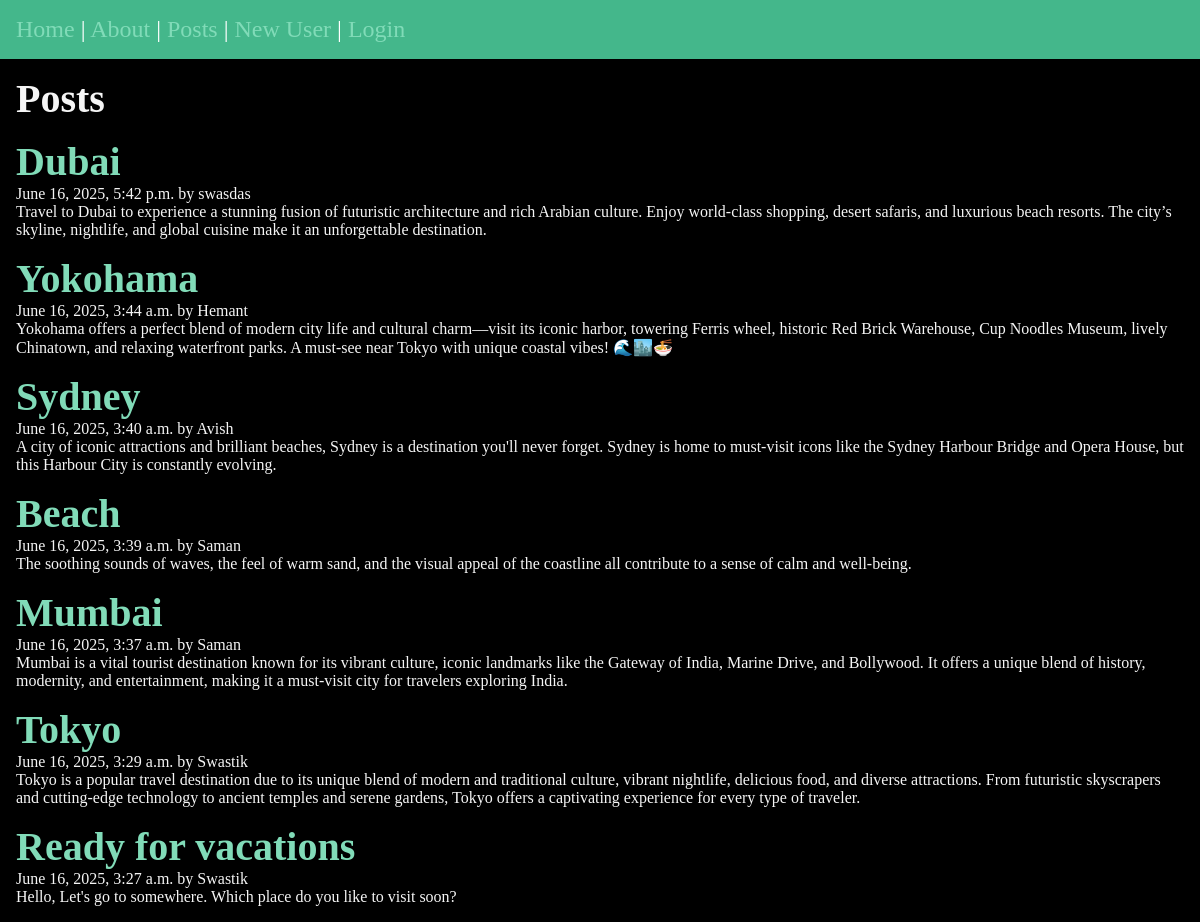
/posts/, run on the app's committed database.
### posts/models.py (models this page shows, shortened)
class Post(models.Model):
    title = models.CharField(max_length=75)
    body = models.TextField()
    url_key = models.SlugField()
    date = models.DateTimeField(auto_now_add=True)
    banner = models.ImageField(default='default.png', blank=True)
    author = models.ForeignKey(User, on_delete=models.CASCADE, default=None) # if user deleted, all posts gets deleted (cascade)

### posts/views.py (the view)
# urls.py: path("", views.posts_list, name="list"),
def posts_list(request):
    posts = Post.objects.all().order_by('-date') # posts in Desc order by date ~ latest posts will come first
    return render(request, 'posts/posts_list.html', {'posts' : posts})

### posts/templates/posts/posts_list.html (shortened to what this page needs)
{% extends "layout.html" %}
{% block content %}
    <section>
        <h1>Posts</h1>
        {% for post in posts %}
            <article>
                <h2>
                    <a href="{% url 'posts:page' url_key=post.url_key %}">
                        {{ post.title }}
                    </a>
                </h2>
                <p>{{ post.date }} by {{ post.author }} </p>
                <p>{{ post.body }}</p>
            </article>
        {% endfor %}
    </section>
{% endblock %}

### templates/layout.html (shortened to what this page needs)
<!DOCTYPE html>
{% load static %}
<html lang="en">
<head>
    <link rel="stylesheet" href="{% static 'css/style.css' %}">
</head>
<body>
    <nav>
        <a href="/">
            <span role="img" aria-label="Home" title="Home">
                Home
            </span>
        </a> |
        <a href="/about">
            <span role="img" aria-label="About" title="About TravelTales">
                About
            </span>
        </a> |
        <a href="{% url 'posts:list' %}" title="log">
            <span role="img" aria-label="Posts">
                Posts
            </span>
        </a> |
        {% if user.is_authenticated %}
            <a href="{% url 'posts:new-post' %}" title="Add New Post in TravelTales">
                {% comment %} above url came from 'app_name:path-name' from posts -> url.py {% endcomment %}
                <span role="img" aria-label="New Post">
                    New Post
                </span>
            </a>  |
            <form class="logout" action="{% url 'users:logout' %}" method="post">
                {% comment %} above url came from 'app_name:path-name' from users -> url.py {% endcomment %}
                {% csrf_token %}
                <button class="logout-button" aria-label="User Logout" title="User Logout">
                    Logout
                </button>
            </form>
        {% else %}
            <a href="{% url 'users:register' %}" title="Register New User">
                <span role="img" aria-label="User Registeration">
                    New User
                </span>
            </a> |
            <a href="{% url 'users:login' %}" title="User Login">
                <span role="img" aria-label="User Login">
                    Login
                </span>
            </a>
        {% endif %}
    </nav>
    <main>
        {% block content %}
        {% endblock %}
    </main>
</body>
</html>

### static/css/style.css (style rules this page uses)
* { margin: 0; padding: 0; box-sizing: border-box; }
body { min-height: 100vh; background-color: black; color: whitesmoke; font-size: 3rem; }
nav { padding: 1rem; background-color: #44B78B; color: white; font-size: 1.5rem; }
main { padding: 1rem; }
section { display: flex; flex-flow: column; gap: 1rem; }
h1, h2 { font-size: 2.5rem; }
p { font-size: 1rem; }
a { text-decoration: none; color: #81dbb8; }

### data on the page
Post: title "Dubai", date "June 16, 2025, 5:42 p.m.", author "swasdas", body "Travel to Dubai to experience a stunning fusion of futuristic architecture and rich Arabian culture. Enjoy world-class shopping, desert safaris, and luxurious beach resorts. The city’s skyline, nightlife, and global cuisine make it an unforgettable destination."
Post: title "Yokohama", date "June 16, 2025, 3:44 a.m.", author "Hemant", body "Yokohama offers a perfect blend of modern city life and cultural charm—visit its iconic harbor, towering Ferris wheel, historic Red Brick Warehouse, Cup Noodles Museum, lively Chinatown, and relaxing waterfront parks. A must-see near Tokyo with unique coastal vibes! 🌊🏙️🍜"
Post: title "Sydney", date "June 16, 2025, 3:40 a.m.", author "Avish", body "A city of iconic attractions and brilliant beaches, Sydney is a destination you'll never forget. Sydney is home to must-visit icons like the Sydney Harbour Bridge and Opera House, but this Harbour City is constantly evolving."
Post: title "Beach", date "June 16, 2025, 3:39 a.m.", author "Saman", body "The soothing sounds of waves, the feel of warm sand, and the visual appeal of the coastline all contribute to a sense of calm and well-being."
Post: title "Mumbai", date "June 16, 2025, 3:37 a.m.", author "Saman", body "Mumbai is a vital tourist destination known for its vibrant culture, iconic landmarks like the Gateway of India, Marine Drive, and Bollywood. It offers a unique blend of history, modernity, and entertainment, making it a must-visit city for travelers exploring India."
Post: title "Tokyo", date "June 16, 2025, 3:29 a.m.", author "Swastik", body "Tokyo is a popular travel destination due to its unique blend of modern and traditional culture, vibrant nightlife, delicious food, and diverse attractions. From futuristic skyscrapers and cutting-edge technology to ancient temples and serene gardens, Tokyo offers a captivating experience for every type of traveler."
Post: title "Ready for vacations", date "June 16, 2025, 3:27 a.m.", author "Swastik", body "Hello, Let's go to somewhere. Which place do you like to visit soon?"
